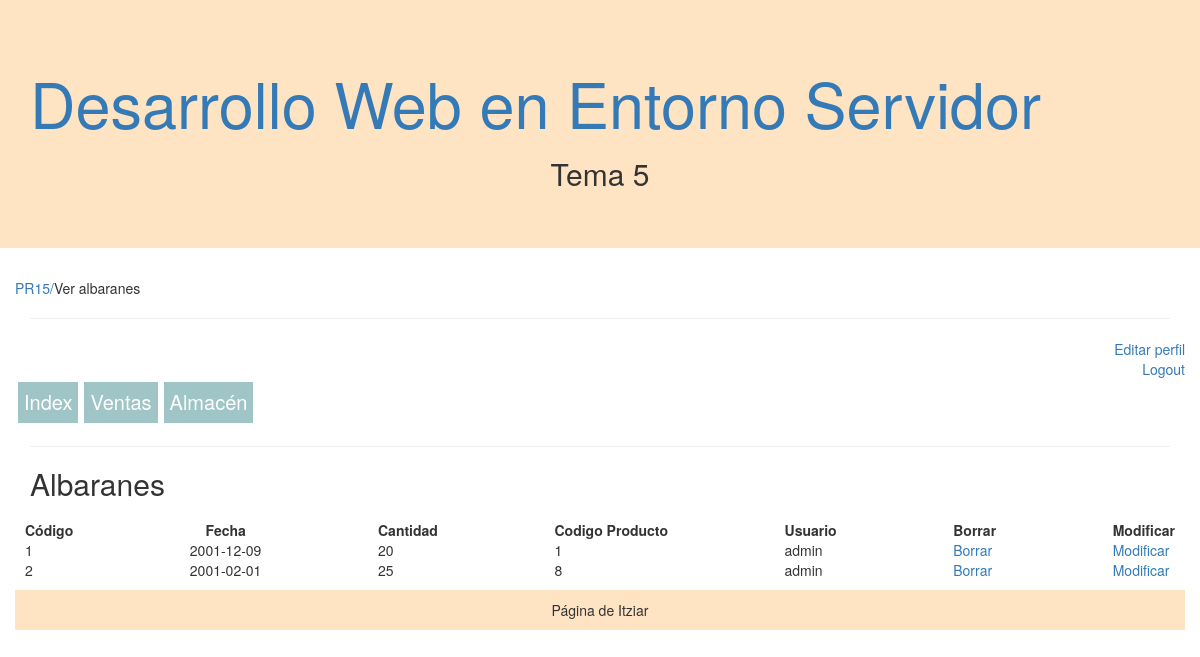
The app's page /Tema5/Practicas/PR15/paginas/verAlbaranes.php (signed in) with its own data.
### tables this page shows
CREATE TABLE albaran (
  codigo int primary key auto_increment,
  fecha DATE,
  cantidad int,
  producto int,
  usuario varchar(75),
  index (producto),
  index (usuario),
  FOREIGN KEY (producto) REFERENCES productos(codigo),
  FOREIGN KEY (usuario) REFERENCES usuarios(usuario)
);

### Tema5/Practicas/PR15/funciones/funciones.php (called while the page is built, shortened)
<?php
function estaValidado(){
    if(isset($_SESSION['validado'])){
        return true;
    }
}

### Tema5/Practicas/PR15/funciones/bd.php (called while the page is built, shortened)
<?php
function verAlbaranes(){
    try{
        $conexion = new PDO("mysql:host=".$_SERVER['SERVER_ADDR'].";dbname=tienda",'itziar','itziar');
        $sql = "select * from albaran";
        $resultado = $conexion->query($sql);
        $rows = $resultado->fetchAll();
        if ($resultado!=false){
            return $rows;
        }else{
            unset($conexion);
            return false;
        }
    }catch(Exception $ex){
        echo obtenerMensajeError($ex);
        unset($conexion);
    }
}

### Tema5/Practicas/PR15/paginas/verAlbaranes.php (the view, shortened to what this page needs)
<html lang="es">
    <?php
    require ('../funciones/bd.php');
    require ('../funciones/funciones.php');
    ?>
    <head>
<link rel="stylesheet" href="https://cdn.jsdelivr.net/npm/bootstrap@3.4.1/dist/css/bootstrap.min.css">
<link rel="stylesheet" href="https://cdn.jsdelivr.net/npm/bootstrap@3.4.1/dist/css/bootstrap-theme.min.css">
<link rel="stylesheet" href="../css/estilosAlbaranes.css">
  </head>
  <body>
    <div class="jumbotron" style="background-color: bisque;">
      <div class="container">
        <h1><a href="../../../../index.html">Desarrollo Web en Entorno Servidor</a></h1>
        <h2><center>Tema 5</center></h2>
      </div>
    </div>
    <div class="container">
    <div class="row">
            <a href="../../PR15/">PR15/</a>Ver albaranes
        </div>
        <hr>
        <div class="row">
        <?php
            if(!estaValidado()){
                echo "<a href='../login.php' class='derecha'>Login</a>";
                header('Location:../index.php');
                exit();
            }else{
                echo "<a href='../paginas/editarPerfil.php' class='derecha'>Editar perfil</a>";
                echo "<br>";
                echo "<a href='../logout.php' class='derecha'>Logout</a>";
            }
            ?>
        </div>
        <div class="row">
            <?php
            if(isset($_SESSION['perfil'])){
                echo "<nav>";
                switch ($_SESSION['perfil']){
                case 1:
                    echo "<a href='../index.php'>Index</a>";
                    echo "<a href='./verVentas.php'>Ventas</a>";
                    echo "<a href='./insertarProducto.php'>Almacén</a>";
                    break;
            }
            echo "</nav>";
            }?>
       </div>
        <hr>
        <?php echo "<h2>Albaranes</h2>"; ?>
        <div class="row">
            <?php
                $fila=verAlbaranes();
                if(is_array($fila)){
                    echo "<div class='tabla'>";
                    if(isset($_SESSION['perfil'])){
                        switch ($_SESSION['perfil']){
                            case 1:
                                echo "<div class='cabecera'>Código</div><div class='cabecera'>Fecha</div><div class='cabecera'>Cantidad</div><div class='cabecera'>Codigo Producto</div><div class='cabecera'>Usuario</div><div class='cabecera'>Borrar</div><div class='cabecera'>Modificar</div>";
                                break;
                        }
                    foreach ($fila as $key => $value) {
                        switch ($_SESSION['perfil']){
                            case 1:
                                echo "<div class='dato'>".$value['codigo']."</div><div class='dato'>".$value['fecha']."</div><div class='dato'>".$value['cantidad']."</div><div class='dato'>".$value['producto']."</div><div class='dato '>".$value['usuario']."</div><div class='dato '><a href='modificarAlbaran.php?borrar=".$value['codigo']."'>Borrar</a></div><div class='dato cabeceras'><a href='modificarAlbaran.php?modificar=".$value['codigo']."'>Modificar</a></div>";
                                break;
                        }
                    }
                    echo "</div>";
                }else{
                    echo $fila;
                }
            }
            ?>
        </div>
    </div>
      <footer class="container" style="background-color: bisque;">
        <p><center>Página de Itziar</center></p>
      </footer>
</body></html>

### Tema5/Practicas/PR15/css/estilosAlbaranes.css (style rules this page uses)
nav { display:flex; font-size: 20px; flex-direction: row; }
nav > a { color: white; padding: 6px; border: white solid; background-color: rgba(95, 158, 160, 0.599); }
.tabla { display: grid; grid-template-columns: auto auto auto auto auto auto auto; justify-content: space-between; margin: 10px; }
.cabecera { font-weight: bold; text-align: center; }
.derecha { display: block; float: right; }

### records on screen
albaran: codigo "1", fecha "2001-12-09", cantidad "20", producto "1", usuario "admin"
albaran: codigo "2", fecha "2001-02-01", cantidad "25", producto "8", usuario "admin"
